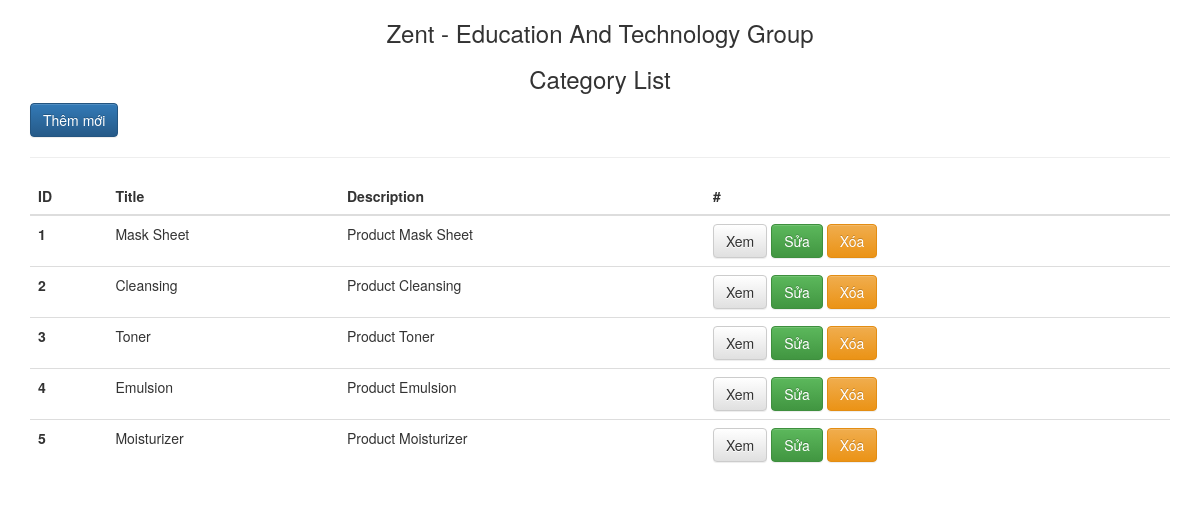
The page /blogs/admin/categories/category_list.php (signed in) on the database its author committed.
### tables this page shows
CREATE TABLE `categories`  (
  `id` int(11) NOT NULL AUTO_INCREMENT,
  `title` varchar(255) NULL DEFAULT NULL,
  `description` text NULL,
  PRIMARY KEY (`id`) USING BTREE
);

### blogs/admin/categories/category_list.php (the view, shortened to what this page needs)
<?php
require_once('../../connection.php');
$query_category  = "SELECT * FROM categories";
$result_category = $conn->query($query_category);
$categories = array();
while ($row = $result_category->fetch_assoc()) {
	$categories[] = $row;
}
?>
<!DOCTYPE html>
<html>
<head>
    <link rel="stylesheet" href="http://netdna.bootstrapcdn.com/bootstrap/3.1.1/css/bootstrap.min.css">
    <link rel="stylesheet" href="http://netdna.bootstrapcdn.com/bootstrap/3.1.1/css/bootstrap-theme.min.css">
</head>
<body>
    <div class="container">
        <h3 align="center">Zent - Education And Technology Group</h3>
        <h3 align="center">Category List</h3>
        <a href="category_add.php" type="button" class="btn btn-primary">Thêm mới</a>
        <hr>
        <table class="table">
            <thead>
                <tr>
                    <th scope="col">ID</th>
                    <th scope="col">Title</th>
                    <th scope="col">Description</th>
                    <th scope="col">#</th>
                </tr>
            </thead>
            <tbody>
                <?php
        foreach ($categories as $cate ) {
       ?>
                <tr>
                    <th scope="row"><?=$cate['id']?></th>
                    <td><?=$cate['title']?></td>
                    <td><?=$cate['description']?></td>
                    <td>
                        <a href="category_detail.php?id=<?=$cate['id']?>" type="button" class="btn btn-default">Xem</a>
                        <a href="category_edit.php?id=<?=$cate['id']?>" type="button" class="btn btn-success">Sửa</a>
                        <a href="category_delete.php?id=<?=$cate['id']?>" type="button" class="btn btn-warning">Xóa</a>
                    </td>
                </tr>
                <?php } ?>
            </tbody>
        </table>
    </div>
</body>
</html>

### rows shown on the page
categories: id "1", title "Mask Sheet", description "Product Mask Sheet"
categories: id "2", title "Cleansing", description "Product Cleansing"
categories: id "3", title "Toner", description "Product Toner"
categories: id "4", title "Emulsion", description "Product Emulsion"
categories: id "5", title "Moisturizer", description "Product Moisturizer"
